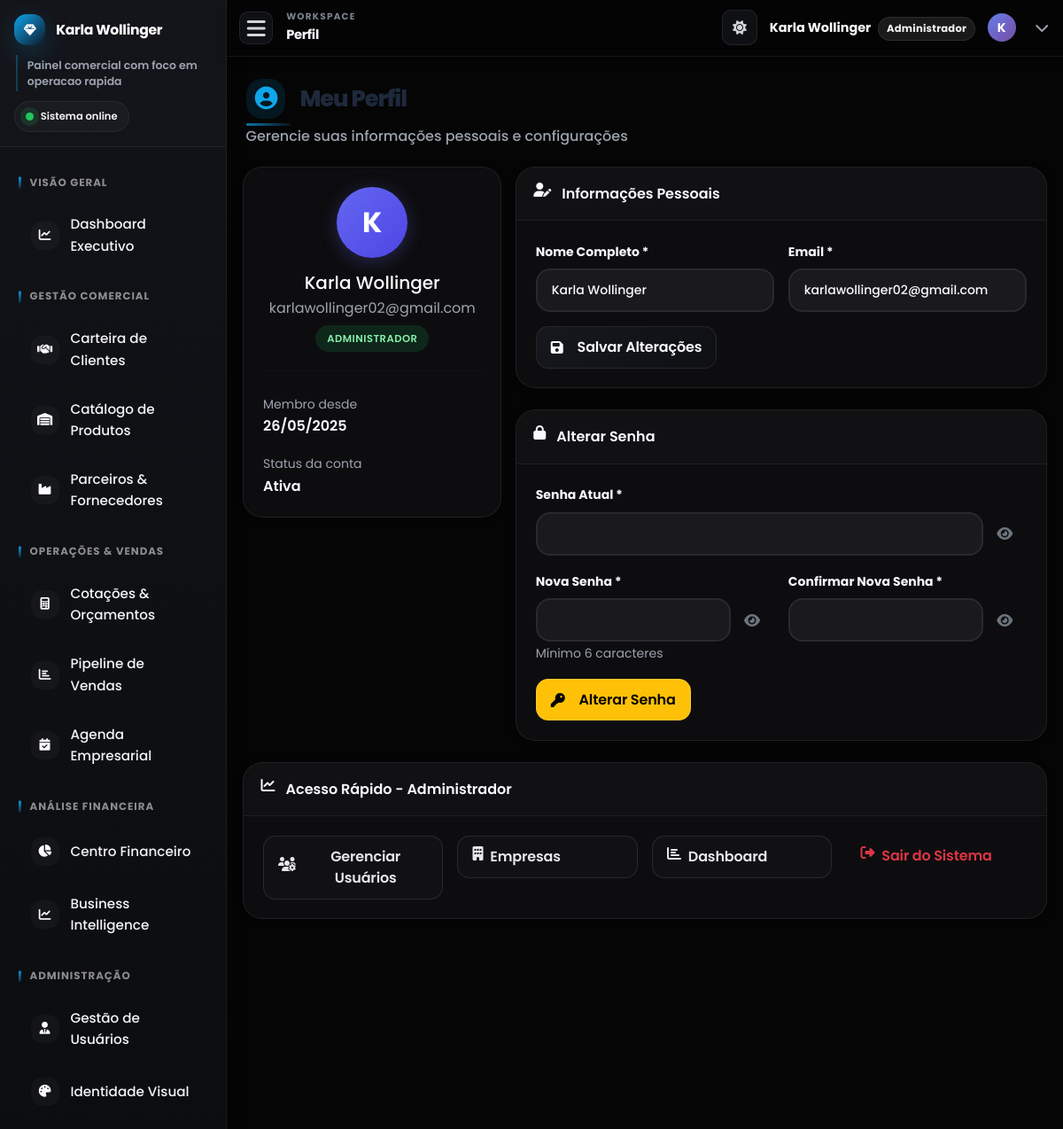
The page /perfil.php (signed in) on the database its author committed.
### tables this page shows
CREATE TABLE `usuarios` (
  `id` int(11) NOT NULL,
  `nome` varchar(100) NOT NULL,
  `email` varchar(100) NOT NULL,
  `senha` varchar(255) NOT NULL,
  `nivel_acesso` enum('admin','colaborador') DEFAULT 'colaborador',
  `ativo` tinyint(1) DEFAULT 1,
  `data_cadastro` datetime DEFAULT current_timestamp(),
  `ultimo_login` datetime DEFAULT NULL
);

### perfil.php (the view, shortened to what this page needs)
<?php
require_once 'includes/db_connect.php';
$user_id = $_SESSION['id'];
$sql_select = "SELECT * FROM usuarios WHERE id = ?";
$stmt_select = $conn->prepare($sql_select);
$stmt_select->bind_param("i", $user_id);
$stmt_select->execute();
$result = $stmt_select->get_result();
$user_data = $result->fetch_assoc();
include_once 'includes/header.php';
?>
<div class="page-header fade-in-up">
    <h1 class="page-title">
        <i class="fas fa-user-circle"></i>
        Meu Perfil
    </h1>
    <p class="page-subtitle">Gerencie suas informações pessoais e configurações</p>
</div>
<div class="row g-4">
    <div class="col-lg-4">
        <div class="modern-card fade-in-up">
            <div class="card-body-modern text-center">
                <div class="profile-avatar mx-auto mb-3">
                    <?php echo strtoupper(substr($user_data['nome'], 0, 1)); ?>
                </div>
                <h5 class="mb-1"><?php echo htmlspecialchars($user_data['nome']); ?></h5>
                <p class="text-muted mb-2"><?php echo htmlspecialchars($user_data['email']); ?></p>
                <span class="status-badge <?php echo $user_data['nivel_acesso'] == 'admin' ? 'status-success' : 'status-info'; ?>">
                    <?php echo $user_data['nivel_acesso'] == 'admin' ? 'Administrador' : 'Colaborador'; ?>
                </span>
                <hr class="my-4">
                <div class="row g-3 text-start">
                    <div class="col-12">
                        <small class="text-muted">Membro desde</small>
                        <div class="fw-semibold"><?php echo date('d/m/Y', strtotime($user_data['data_cadastro'])); ?></div>
                    </div>
                    <div class="col-12">
                        <small class="text-muted">Status da conta</small>
                        <div class="fw-semibold">
                            <?php echo (isset($user_data['ativo']) && $user_data['ativo']) ? 'Ativa' : 'Inativa'; ?>
                        </div>
                    </div>
                </div>
            </div>
        </div>
    </div>
    <div class="col-lg-8">
        <div class="modern-card fade-in-up mb-4">
            <div class="card-header-modern">
                <i class="fas fa-user-edit"></i>
                Informações Pessoais
            </div>
            <div class="card-body-modern">
                <form method="POST" action="">
                    <div class="row g-3">
                        <div class="col-md-6">
                            <label for="nome" class="form-label">Nome Completo *</label>
                            <input type="text" class="form-control" id="nome" name="nome"
                                   value="<?php echo htmlspecialchars($user_data['nome']); ?>" required>
                        </div>
                        <div class="col-md-6">
                            <label for="email" class="form-label">Email *</label>
                            <input type="email" class="form-control" id="email" name="email"
                                   value="<?php echo htmlspecialchars($user_data['email']); ?>" required>
                        </div>
                        <div class="col-12">
                            <button type="submit" class="btn btn-primary">
                                <i class="fas fa-save me-2"></i>Salvar Alterações
                            </button>
                        </div>
                    </div>
                </form>
            </div>
        </div>
        <div class="modern-card fade-in-up">
            <div class="card-header-modern">
                <i class="fas fa-lock"></i>
                Alterar Senha
            </div>
            <div class="card-body-modern">
                <form method="POST" action="" id="passwordForm">
                    <div class="row g-3">
                        <div class="col-12">
                            <label for="senha_atual" class="form-label">Senha Atual *</label>
                            <div class="input-group">
                                <input type="password" class="form-control" id="senha_atual" name="senha_atual" required>
                                <button class="btn btn-outline-secondary" type="button" onclick="togglePassword('senha_atual')">
                                    <i class="fas fa-eye" id="senha_atual-icon"></i>
                                </button>
                            </div>
                        </div>
                        <div class="col-md-6">
                            <label for="nova_senha" class="form-label">Nova Senha *</label>
                            <div class="input-group">
                                <input type="password" class="form-control" id="nova_senha" name="nova_senha"
                                       required minlength="6">
                                <button class="btn btn-outline-secondary" type="button" onclick="togglePassword('nova_senha')">
                                    <i class="fas fa-eye" id="nova_senha-icon"></i>
                                </button>
                            </div>
                            <small class="text-muted">Mínimo 6 caracteres</small>
                        </div>
                        <div class="col-md-6">
                            <label for="confirmar_senha" class="form-label">Confirmar Nova Senha *</label>
                            <div class="input-group">
                                <input type="password" class="form-control" id="confirmar_senha" name="confirmar_senha"
                                       required minlength="6">
                                <button class="btn btn-outline-secondary" type="button" onclick="togglePassword('confirmar_senha')">
                                    <i class="fas fa-eye" id="confirmar_senha-icon"></i>
                                </button>
                            </div>
                        </div>
                        <div class="col-12">
                            <button type="submit" class="btn btn-warning">
                                <i class="fas fa-key me-2"></i>Alterar Senha
                            </button>
                        </div>
                    </div>
                </form>
            </div>
        </div>
    </div>
</div>
<?php if ($user_data['nivel_acesso'] == 'admin'): ?>
<div class="modern-card fade-in-up mt-4">
    <div class="card-header-modern">
        <i class="fas fa-chart-line"></i>
        Acesso Rápido - Administrador
    </div>
    <div class="card-body-modern">
        <div class="row g-3">
            <div class="col-md-3">
                <a href="usuarios.php" class="btn btn-outline-primary w-100">
                    <i class="fas fa-users-cog d-block mb-2"></i>
                    Gerenciar Usuários
                </a>
            </div>
            <div class="col-md-3">
                <a href="empresas_representadas.php" class="btn btn-outline-primary w-100">
                    <i class="fas fa-building d-block mb-2"></i>
                    Empresas
                </a>
            </div>
            <div class="col-md-3">
                <a href="dashboard.php" class="btn btn-outline-primary w-100">
                    <i class="fas fa-chart-bar d-block mb-2"></i>
                    Dashboard
                </a>
            </div>
            <div class="col-md-3">
                <a href="logout.php" class="btn btn-outline-danger w-100">
                    <i class="fas fa-sign-out-alt d-block mb-2"></i>
                    Sair do Sistema
                </a>
            </div>
        </div>
    </div>
</div>
<?php endif; ?>
<?php include_once 'includes/footer.php'; ?>

### rows shown on the page
usuarios: nome "K", nome "Karla Wollinger", email "karlawollinger02@gmail.com", data_cadastro "26/05/2025"

### other values the page prints
$current_page_title "Perfil"
$_SESSION["nome"] "Karla Wollinger"
$user_role_label "Administrador"
substr($_SESSION["nome"] ?? 'U', 0, 1) "K"
